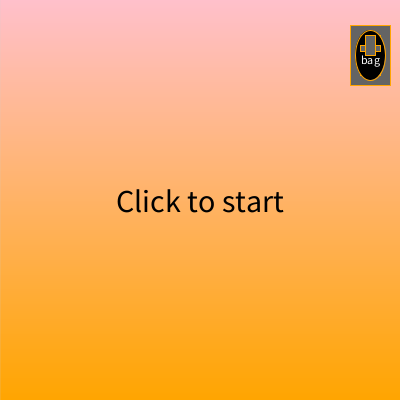
Frame 1 (no input)
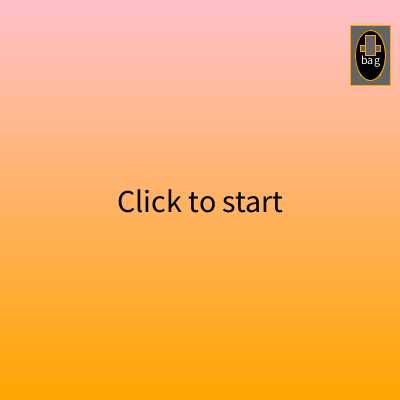
Frame 60 (the mouse pressed at the canvas centre just before this capture)
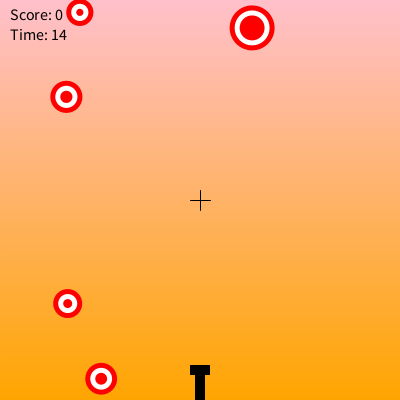
Frame 120 (the mouse held since frame 60 and released just before this capture)

The Processing sketch that drew these frames (run headless with seeded random() and noise(); from frame 60 on, the mouse is pressed at the canvas centre):

// Processing sketch: Shooting_Games
// ── Shooting_Games.pde
// Variables to set up screen dimensions and game parameters
int screenWidth = 400;
int screenHeight = 400;
int maxSimultaneousTargets = 5; // Maximum number of targets visible at the same time
ArrayList<Target> targets; // List to store target instances
Gun sniperRifle; // Instance of the gun
Scoreboard scoreboard; // Instance to manage game score
boolean gameRunning = false; // Flag to indicate if the game is running
int timeLeft = 15 * 60; // Initial time limit (15 seconds)
boolean gameEnded = false; // Flag to indicate if the game has ended
int targetsHit = 0; // Counter to keep track of the number of targets hit
boolean inBackpack = false; // Flag to indicate if the backpack interface is open

PVector backpackIconPosition; // Variable to store the backpack icon's position

void settings() {
  size(screenWidth, screenHeight);
}

void setup() {
  // Initialize arrays and game objects
  targets = new ArrayList<Target>();
  sniperRifle = new Gun("Default Rifle", "Default Scope");
  scoreboard = new Scoreboard();
  noCursor(); // Hide the mouse cursor initially

  // Initialize the backpack icon position
  backpackIconPosition = new PVector(width - 50, 25);

  // Generate initial targets
  for (int i = 0; i < maxSimultaneousTargets; i++) {
    targets.add(new Target());
  }
}

void draw() {
  // Background gradient from pink to orange
  for (int y = 0; y < height; y++) {
    float inter = map(y, 0, height, 0, 1);
    color c = lerpColor(color(255, 192, 203), color(255, 165, 0), inter);
    stroke(c);
    line(0, y, width, y);
  }

  if (gameRunning) {
    timeLeft--;

    if (timeLeft <= 0) {
      endGame(); // End the game when time runs out
    } else {
      if (targetsHit >= maxSimultaneousTargets) {
        // Generate a new set of targets if all current targets are hit
        targets.clear();
        for (int i = 0; i < maxSimultaneousTargets; i++) {
          targets.add(new Target());
        }
        targetsHit = 0;
      }

      // Display and move the targets
      for (Target target : targets) {
        target.move();
        target.display();
      }

      sniperRifle.display();
      scoreboard.display();
    }
  } else {
    // Display game start or end messages
    fill(0);
    textSize(32);
    textAlign(CENTER, CENTER);
    if (gameEnded) {
      if (scoreboard.getScore() >= maxSimultaneousTargets) {
        text("You win! Click to start", width / 2, height / 2);
      } else {
        text("Game over. Click to start", width / 2, height / 2);
      }
      cursor(); // Show the mouse cursor when the game ends
    } else {
      text("Click to start", width / 2, height / 2);

      // Draw the backpack icon in the start interface
      drawBackpack(backpackIconPosition.x, backpackIconPosition.y, 40, 60);
    }
  }

  // Display backpack interface if opened
  if (inBackpack) {
    drawBackpackScreen();
  }

  // Show or hide cursor based on game state and time
  if (gameRunning && timeLeft > 0) {
    noCursor(); // Hide the mouse cursor during the game
  } else {
    cursor(); // Show the mouse cursor at other times
  }
}

void drawBackpack(float x, float y, float width, float height) {
  // Draw a representation of a backpack using basic shapes
  fill(100, 100, 100);
  rect(x, y, width, height);
  fill(150, 150, 150);
  rect(x + 10, y + 10, width - 20, height - 20);
  fill(0);
  ellipse(x + width / 2, y + height / 2, width - 10, height - 10);

  // Draw straps for the backpack
  fill(100, 100, 100);
  rect(x + 10, y + height / 3, width - 20, height / 10);
  rect(x + 15, y + height / 3 - 10, 10, height / 3);
  
  // Add the text "bag" on the backpack
  fill(255);
  textSize(12);
  textAlign(CENTER, CENTER);
  text("bag", x + width / 2, y + height / 2 + 5);
}

void drawBackpackScreen() {
  // Set the background color to black
  background(0);

  // Display guns
  drawText(50, 50, "Sniper Rifle");
  drawText(50, 150, "Submachine Gun");

  // Display scopes
  drawText(200, 50, "Scope A");
  drawText(200, 150, "Scope B");

  // Display blue and green targets as circles
  drawTarget(350, 50, color(0, 0, 255)); // Blue target
  drawTarget(350, 150, color(0, 255, 0)); // Green target

  // Add labels for each category
  fill(255);
  textSize(20);
  textAlign(LEFT, CENTER);
  text("Guns:", 20, 20);
  text("Scopes:", 170, 20);
  text("Targets:", 320, 20);
}

void drawText(float x, float y, String text) {
  // Draw text representation
  fill(255);
  textAlign(CENTER, CENTER);
  textSize(12);
  text(text, x, y);
}

void drawTarget(float x, float y, color targetColor) {
  // Draw target representation as a circle
  fill(targetColor);
  ellipse(x, y, 40, 40);
}

void mousePressed() {
  float backpackX = backpackIconPosition.x;
  float backpackY = backpackIconPosition.y;
  float backpackWidth = 40;
  float backpackHeight = 60;

  if (inBackpack) {
    inBackpack = false;
    cursor(); // Show the mouse cursor when leaving the backpack
  } else if (mouseX > backpackX && mouseX < backpackX + backpackWidth &&
    mouseY > backpackY && mouseY < backpackY + backpackHeight && !gameRunning) {
    inBackpack = true;
    noCursor(); // Hide the mouse cursor when in the backpack
  } else if (!gameRunning || gameEnded) {
    // If the game is not running or has ended, clicking resets the game
    gameRunning = true;
    gameEnded = false;
    timeLeft = 15 * 60;
    targets.clear();
    for (int i = 0; i < maxSimultaneousTargets; i++) {
      targets.add(new Target());
    }
    targetsHit = 0;
    scoreboard.reset();
    noCursor();
  } else {
    for (Target target : targets) {
      if (target.hit(mouseX, mouseY)) {
        scoreboard.incrementScore();
        targetsHit++;
        target.reset();
      }
    }
  }

  // Check if the game is not running or has ended to reset the game state
  if (!gameRunning || gameEnded) {
    gameRunning = false;
    gameEnded = false;
  }
}

void startGame() {
  gameRunning = true;
  timeLeft = 15 * 60;
  scoreboard.reset();
  gameEnded = false;
  targets.clear();

  for (int i = 0; i < maxSimultaneousTargets; i++) {
    targets.add(new Target());
  }
  targetsHit = 0;

  noCursor();
}

void endGame() {
  gameRunning = false;
  gameEnded = true;
  cursor();
}

void restartGame() {
  gameRunning = false;
  gameEnded = false;
  startGame();
}

// ── Gun.pde
// Class defining the Gun object with its properties and display method
class Gun {
  String type;
  String scopeType;

  // Constructor initializing Gun properties
  Gun(String type, String scopeType) {
    this.type = type;
    this.scopeType = scopeType;
  }

  // Display method for the Gun object
  void display() {
    fill(0);
    rectMode(CENTER);
    rect(mouseX, height - 10, 10, 40);
    rect(mouseX, height - 30, 20, 10);

    stroke(0);
    line(mouseX - 10, mouseY, mouseX + 10, mouseY);
    line(mouseX, mouseY - 10, mouseX, mouseY + 10);
  }

  // Getter method for Gun type
  String getType() {
    return type;
  }

  // Getter method for Gun scope type
  String getScopeType() {
    return scopeType;
  }
}

// ── Scoreboard.pde
// Class managing the game's scoreboard
class Scoreboard {
  int score = 0;

  // Display method for the scoreboard
  void display() {
    fill(0);
    textSize(16);
    textAlign(LEFT);
    text("Score: " + score, 10, 20);
    text("Time: " + ceil(timeLeft / 60.0), 10, 40);
  }

  // Method to increment the score
  void incrementScore() {
    score++;
  }

  // Getter method for the current score
  int getScore() {
    return score;
  }

  // Method to reset the score
  void reset() {
    score = 0;
  }
}

// ── Target.pde
// Class representing the target objects in the game
class Target {
  float x, y;
  float diameter;
  float speed = 1; // Speed of target movement

  // Constructor initializing target properties
  Target() {
    reset();
  }

  // Method to reset target position and diameter
  void reset() {
    x = random(width);
    y = random(height);
    diameter = random(20, 50);
  }

  // Method to move the target left and right
  void move() {
    x += speed;
    if (x < 0 || x > width) {
      speed *= -1; // Reverse movement direction if the target reaches the edge
    }
  }

  // Method to display the target
  void display() {
    noStroke();
    fill(255, 0, 0);
    ellipse(x, y, diameter, diameter);
    fill(255);
    ellipse(x, y, diameter - 10, diameter - 10);
    fill(255, 0, 0);
    ellipse(x, y, diameter - 20, diameter - 20);
  }

  // Method to check if the target is hit by the mouse pointer
  boolean hit(float px, float py) {
    float distance = dist(px, py, x, y);
    return distance < diameter / 2;
  }
}
